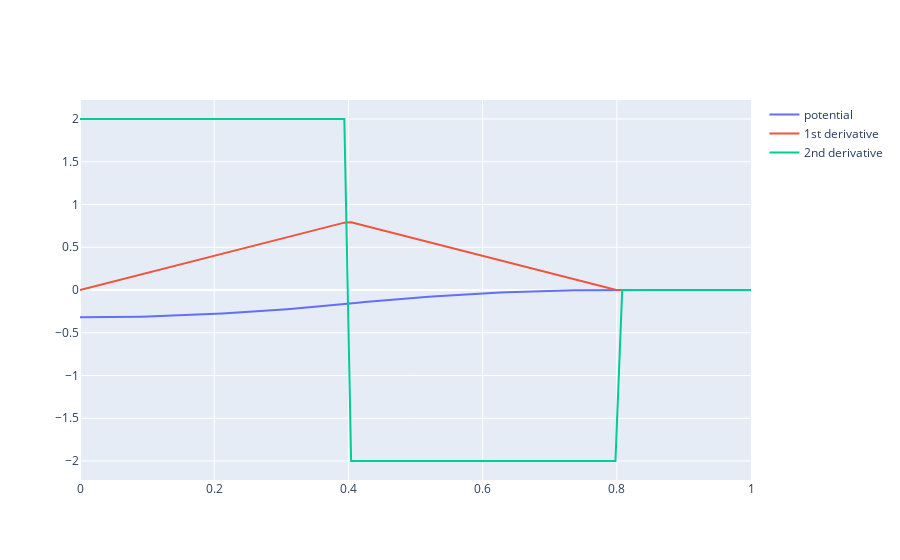

This figure's notebook cell:
### Code cell
ds = np.linspace(0, 1, 100, dtype=np.float64)
dhat_p = 0.4
dhat_a = 0.8
a2 = -1

go.Figure(data=[
    go.Scatter(x=ds, y=[
        ipctk.normal_adhesion_potential(d, dhat_p, dhat_a, a2) for d in ds
    ], name="potential"),
    go.Scatter(x=ds, y=[
        ipctk.normal_adhesion_potential_first_derivative(d, dhat_p, dhat_a, a2) for d in ds
    ], name="1st derivative"),
    go.Scatter(x=ds, y=[
        ipctk.normal_adhesion_potential_second_derivative(d, dhat_p, dhat_a, a2) for d in ds
    ], name="2nd derivative"),
]).show()
